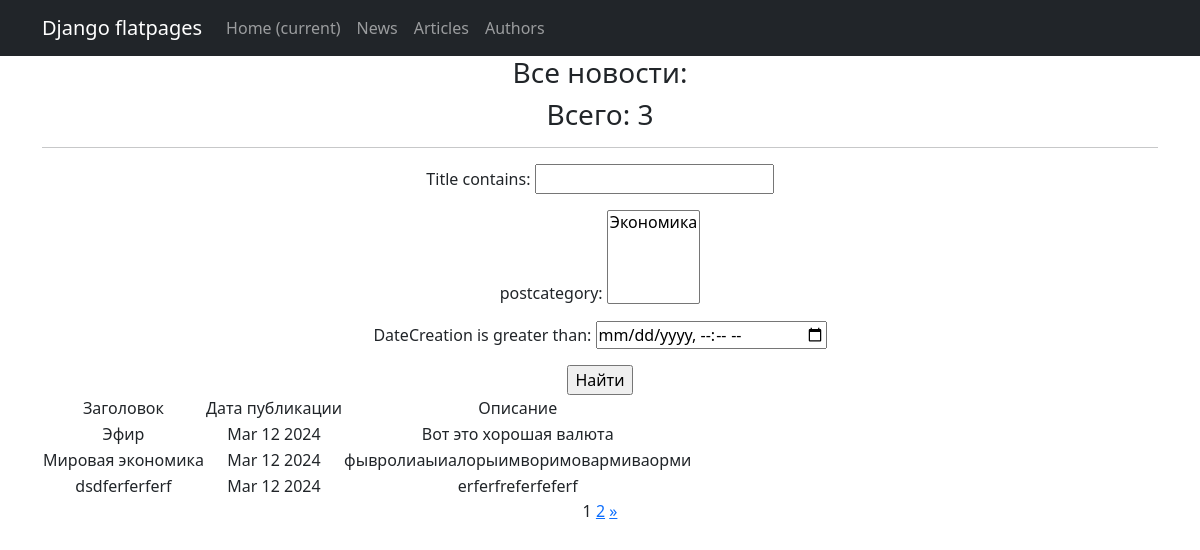
Before: /post/search/ with the older database file.
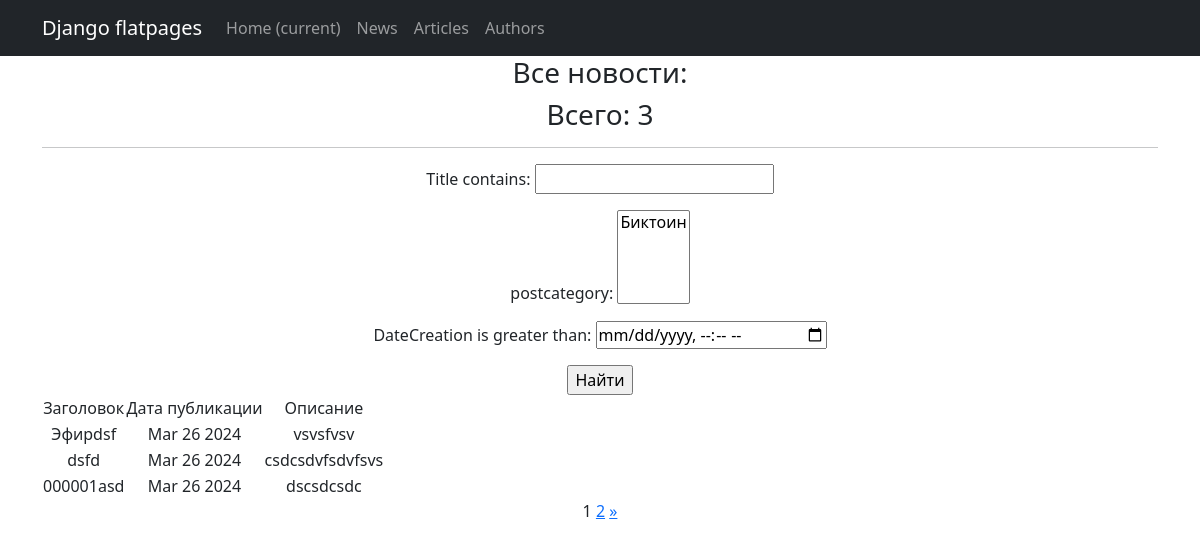
After: the same page with the newer database file.
### newapp/models.py (models this page shows, shortened)
class Post(models.Model):
    author = models.ForeignKey(Author, on_delete=models.CASCADE)
    NEWS = 'NW'
    ARTICLE = 'AR'
    CATEGORY_CHOICES = (
        (NEWS, 'Новость'),
        (ARTICLE, 'Статья'),
    )
    categoryType = models.CharField(max_length=2, choices=CATEGORY_CHOICES, default=ARTICLE)
    dateCreation = models.DateTimeField(auto_now_add=True)
    postCategory = models.ManyToManyField(Category, through='PostCategory')
    title = models.CharField(max_length=128)
    text = models.TextField()
    rating = models.SmallIntegerField(default=0)

### newapp/views.py (the view)
# urls.py: path('post/search/', PostsSearch.as_view(), name='post_search'),
class PostsSearch(ListView):
    model = Post
    ordering = '-dateCreation'
    template_name = 'post_search.html'
    context_object_name = 'news'
    paginate_by = 3
    def get_queryset(self):
        queryset = super().get_queryset()
        self.filterset = PostFilter(self.request.GET, queryset)
        return self.filterset.qs
    def get_context_data(self, **kwargs):
        context = super().get_context_data(**kwargs)
        context['filterset'] = self.filterset
        return context

### newapp/models.py (called while the page is built)
    def __str__(self):
        return self.name.title()

### newapp/templatetags/custom_filters.py (called while the page is built)
@register.filter()
def censor(value):
    for word in censored_words:
        value = value.replace(word, '*' * len(word))
    return value

@register.simple_tag(takes_context=True)
def url_replace(context, **kwargs):
    d = context['request'].GET.copy()
    for k, v in kwargs.items():
        d[k] = v
    return d.urlencode()

### templates/post_search.html (shortened to what this page needs)
{% extends 'flatpages/default.html' %}
{% load custom_filters %}
{% block content %}
<h3>Все новости:</h3>
<h3>Всего: {{ news|length }}</h3>
<hr>
<form action ="" method="get">
    {{ filterset.form.as_p }}
    <input type="submit" value="Найти" />
</form>
{% if news %}
<table>
    <tr>
    <td>Заголовок</td>
    <td>Дата публикации</td>
    <td>Описание</td>
    </tr>
    {% for i in news %}
    <tr>
        <td>{{ i.title}} </td>
        <td>{{ i.dateCreation|date:'M d Y' }}</td>
        <td>{{ i.text|truncatewords:20 }}</td>
    </tr>
    {% endfor %}
</table>
{% else %}
<h2>Новостей нет!</h2>
{% endif %}
{{ page_obj.number }}
{% if page_obj.has_next %}
<a href="?{% url_replace page=page_obj.next_page_number %}">{{ page_obj.next_page_number }}</a>
<a href="?page={{ page_obj.paginator.num_pages }}"> &raquo;</a>
{% endif %}
{% endblock content %}

Changed rows visible on the page:
removed Post: title "Эфир", dateCreation "Mar 12 2024", text "Вот это хорошая валюта"
removed Post: title "Мировая экономика", dateCreation "Mar 12 2024", text "фывролиаыиалорыимворимовармиваорми"
removed Post: title "dsdferferferf", dateCreation "Mar 12 2024", text "erferfreferfeferf"
now on this page (row edited): Post: title "Эфирdsf", dateCreation "Mar 26 2024", text "vsvsfvsv"
now on this page (row edited): Post: title "dsfd", dateCreation "Mar 26 2024", text "csdcsdvfsdvfsvs"
now on this page (row edited): Post: title "000001asd", dateCreation "Mar 26 2024", text "dscsdcsdc"
Other visible differences:
form field category: "Экономика" → "Биктоин"
